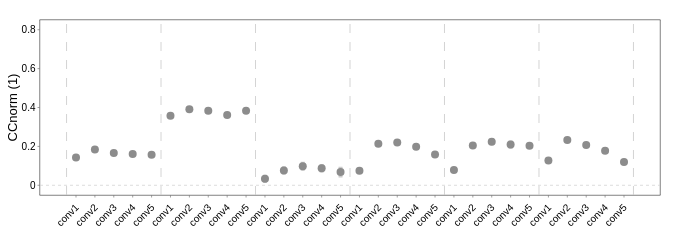

Notebook source saved alongside this figure:
### Code cell
fig = plot_points_w_errorbars(plot_df, y_dp=[0], sz=8, height=150, width=680, alpha=.6)
for i in range(model_df.shape[0] // 5 + 1):
    fig.add_vline(x=i*5-0.5, line_width=1, line_dash='dash', line_color='rgba(200, 200, 200, 0.8)')
fig.update_layout(yaxis_title='CCnorm (1)')
fig.update_xaxes(title_standoff=0, tickvals=plot_df['xtick'].unique(), ticktext=[s[-5:] for s in plot_df['name'].unique()], tickangle=-45)
fig.update_yaxes(title_standoff=0, range=[-0.05, 0.85], tickvals=[0,0.2,0.4,0.6,0.8], ticktext=['0','0.2','0.4','0.6','0.8'])
fig.write_image(results_folder / f'more_anns_cc_{n_neurons}avg_{d}dim.pdf', scale=1, engine='kaleido')
fig.show()

### Figure 1 — Plotly figure (JSON) as saved in the notebook; plotly's stock layout.template omitted (floating-point values rounded to 4 significant figures)
{"data": [{"error_x": {"array": [0, 0, 0, 0, 0, 0, 0, 0, 0, 0, 0, 0, 0, 0, 0, 0, 0, 0, 0, 0, 0, 0, 0, 0, 0, 0, 0, 0, 0, 0], "color": "rgba(169, 169, 169, 0.6)", "type": "data", "width": 2}, "error_y": {"array": [0.001894, 0.003746, 0.004887, 0.005628, 0.00483, 0.003591, 0.006409, 0.007656, 0.008257, 0.009459, 0.01486, 0.01588, 0.01805, 0.01646, 0.02224, 0.003694, 0.00611, 0.007186, 0.007537, 0.009673, 0.005657, 0.007261, 0.0131, 0.01572, 0.01024, 0.006883, 0.007719, 0.006803, 0.005791, 0.006846], "color": "rgba(169, 169, 169, 0.6)", "type": "data", "width": 2}, "marker": {"color": ["rgba(140, 140, 140, 1)", "rgba(140, 140, 140, 1)", "rgba(140, 140, 140, 1)", "rgba(140, 140, 140, 1)", "rgba(140, 140, 140, 1)", "rgba(140, 140, 140, 1)", "rgba(140, 140, 140, 1)", "rgba(140, 140, 140, 1)", "rgba(140, 140, 140, 1)", "rgba(140, 140, 140, 1)", "rgba(140, 140, 140, 1)", "rgba(140, 140, 140, 1)", "rgba(140, 140, 140, 1)", "rgba(140, 140, 140, 1)", "rgba(140, 140, 140, 1)", "rgba(140, 140, 140, 1)", "rgba(140, 140, 140, 1)", "rgba(140, 140, 140, 1)", "rgba(140, 140, 140, 1)", "rgba(140, 140, 140, 1)", "rgba(140, 140, 140, 1)", "rgba(140, 140, 140, 1)", "rgba(140, 140, 140, 1)", "rgba(140, 140, 140, 1)", "rgba(140, 140, 140, 1)", "rgba(140, 140, 140, 1)", "rgba(140, 140, 140, 1)", "rgba(140, 140, 140, 1)", "rgba(140, 140, 140, 1)", "rgba(140, 140, 140, 1)"], "size": 8, "symbol": "circle"}, "mode": "markers", "showlegend": false, "type": "scatter", "x": [0, 1, 2, 3, 4, 5, 6, 7, 8, 9, 10, 11, 12, 13, 14, 15, 16, 17, 18, 19, 20, 21, 22, 23, 24, 25, 26, 27, 28, 29], "y": [0.143, 0.1841, 0.1659, 0.161, 0.1565, 0.358, 0.3914, 0.3832, 0.3616, 0.3827, 0.03362, 0.07634, 0.0982, 0.08779, 0.06766, 0.07479, 0.2141, 0.2201, 0.1983, 0.1586, 0.07855, 0.2046, 0.2235, 0.2093, 0.2028, 0.1274, 0.2328, 0.2076, 0.1772, 0.1195]}], "layout": {"autosize": false, "font": {"color": "black", "family": "arial", "size": 11}, "height": 150, "margin": {"b": 20, "l": 20, "pad": 0, "r": 20, "t": 20}, "paper_bgcolor": "rgba(255,255,255,255)", "plot_bgcolor": "rgba(255,255,255,0)", "shapes": [{"line": {"color": "lightgray", "dash": "dot", "width": 1}, "opacity": 0.8, "type": "line", "x0": 0, "x1": 1, "xref": "x domain", "y0": 0, "y1": 0, "yref": "y"}, {"line": {"color": "rgba(200, 200, 200, 0.8)", "dash": "dash", "width": 1}, "type": "line", "x0": -0.5, "x1": -0.5, "xref": "x", "y0": 0, "y1": 1, "yref": "y domain"}, {"line": {"color": "rgba(200, 200, 200, 0.8)", "dash": "dash", "width": 1}, "type": "line", "x0": 4.5, "x1": 4.5, "xref": "x", "y0": 0, "y1": 1, "yref": "y domain"}, {"line": {"color": "rgba(200, 200, 200, 0.8)", "dash": "dash", "width": 1}, "type": "line", "x0": 9.5, "x1": 9.5, "xref": "x", "y0": 0, "y1": 1, "yref": "y domain"}, {"line": {"color": "rgba(200, 200, 200, 0.8)", "dash": "dash", "width": 1}, "type": "line", "x0": 14.5, "x1": 14.5, "xref": "x", "y0": 0, "y1": 1, "yref": "y domain"}, {"line": {"color": "rgba(200, 200, 200, 0.8)", "dash": "dash", "width": 1}, "type": "line", "x0": 19.5, "x1": 19.5, "xref": "x", "y0": 0, "y1": 1, "yref": "y domain"}, {"line": {"color": "rgba(200, 200, 200, 0.8)", "dash": "dash", "width": 1}, "type": "line", "x0": 24.5, "x1": 24.5, "xref": "x", "y0": 0, "y1": 1, "yref": "y domain"}, {"line": {"color": "rgba(200, 200, 200, 0.8)", "dash": "dash", "width": 1}, "type": "line", "x0": 29.5, "x1": 29.5, "xref": "x", "y0": 0, "y1": 1, "yref": "y domain"}], "width": 680, "xaxis": {"linecolor": "black", "linewidth": 0.5, "mirror": true, "showgrid": false, "showline": true, "showticklabels": true, "tickangle": -45, "tickfont": {"color": "black", "family": "arial", "size": 10}, "ticklen": 2, "ticks": "outside", "ticktext": ["conv1", "conv2", "conv3", "conv4", "conv5", "conv1", "conv2", "conv3", "conv4", "conv5", "conv1", "conv2", "conv3", "conv4", "conv5", "conv1", "conv2", "conv3", "conv4", "conv5", "conv1", "conv2", "conv3", "conv4", "conv5", "conv1", "conv2", "conv3", "conv4", "conv5"], "tickvals": [0, 1, 2, 3, 4, 5, 6, 7, 8, 9, 10, 11, 12, 13, 14, 15, 16, 17, 18, 19, 20, 21, 22, 23, 24, 25, 26, 27, 28, 29], "tickwidth": 0.5, "title": {"standoff": 0}}, "yaxis": {"linecolor": "black", "linewidth": 0.5, "mirror": true, "range": [-0.05, 0.85], "showgrid": false, "showline": true, "showticklabels": true, "tickfont": {"color": "black", "family": "arial", "size": 10}, "ticklen": 2, "ticks": "outside", "ticktext": ["0", "0.2", "0.4", "0.6", "0.8"], "tickvals": [0, 0.2, 0.4, 0.6, 0.8], "tickwidth": 0.5, "title": {"standoff": 0, "text": "CCnorm (1)"}}}}
